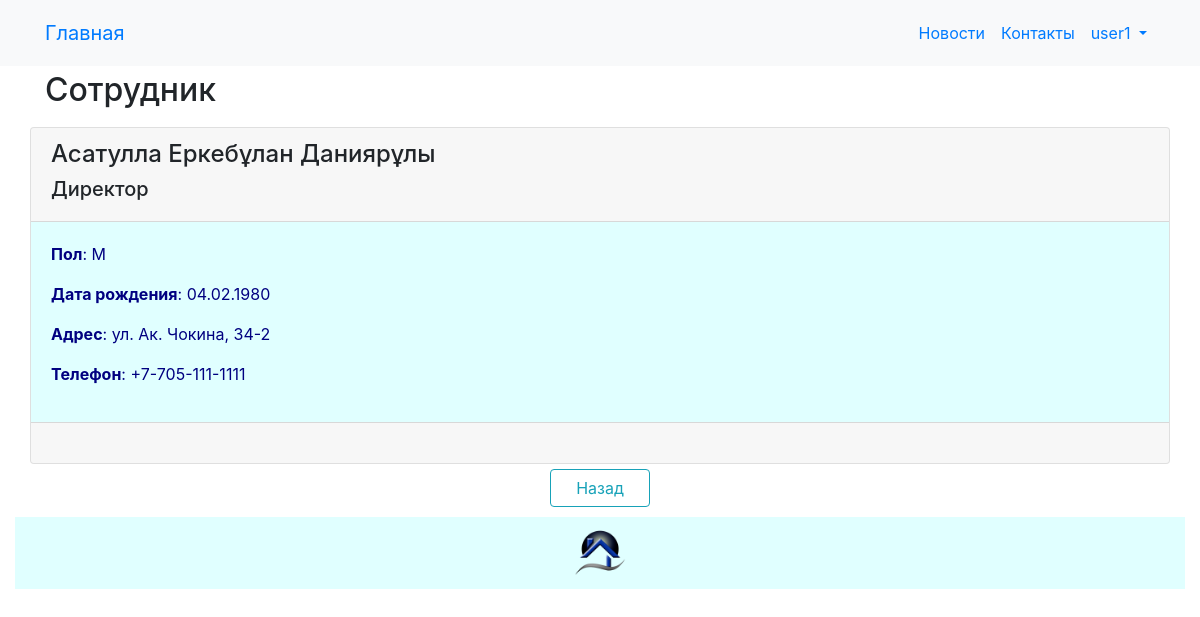
Page /employee/read/1/ (signed in) on the committed database.
### orlov/models.py (models this page shows, shortened)
class Employee(models.Model):
    SEX_CHOICES = (
        ('М','М'),
        ('Ж', 'Ж'),
    )
    surname = models.CharField(_('surname'), max_length=64)
    name = models.CharField(_('name'), max_length=64)
    patronymic = models.CharField(_('patronymic'), max_length=64, blank=True, null=True)
    sex = models.CharField(_('sex'), max_length=1, choices=SEX_CHOICES, default='М')
    birthday = models.DateTimeField(_('birthday'))
    address = models.CharField(_('address'), max_length=128, blank=True, null=True)
    phone = models.CharField(_('phone'), max_length=128, blank=True, null=True)
    position = models.ForeignKey(Position, related_name='employee_position', on_delete=models.CASCADE)
    class Meta:
        db_table = 'employee'
        indexes = [
            models.Index(fields=['surname']),
            models.Index(fields=['name']),
            models.Index(fields=['patronymic']),
            models.Index(fields=['position']),
        ]
        ordering = ['surname', 'name', 'patronymic']
    @property
    def fio(self):
        return '%s %s %s' % (self.surname, self.name, self.patronymic)

class Position(models.Model):
    title = models.CharField(_('position_title'), unique=True, max_length=64)
    class Meta:
        db_table = 'position'
        indexes = [
            models.Index(fields=['title']),
        ]
        ordering = ['title']
    def __str__(self):
        return self.title

### orlov/views.py (the view)
# urls.py: path('employee/read/<int:id>/', views.employee_read, name='employee_read'),
@login_required
def employee_read(request, id):
    try:
        employee = Employee.objects.get(id=id)
        return render(request, "employee/read.html", {"employee": employee})
    except Employee.DoesNotExist:
        return HttpResponseNotFound("<h2>Employee not found</h2>")

### templates/employee/read.html (shortened to what this page needs)
{% extends "base.html" %}
{% load i18n %}
{% block content %}
<h2>{% trans "employee" %}</h2>
<div class="row justify-content-center">
	<div class="card" style="width:100%">
		<div class="card-header">
			<h4>{{ employee.fio }}</h4>
			<h5>{{ employee.position }}</h5>
		</div>
		<div class="card-body">
			<p><strong>{% trans "sex" %}</strong>: {{ employee.sex }}</p>
			<p><strong>{% trans "birthday" %}</strong>: {{ employee.birthday | date:"d.m.Y" }}</p>
			<p><strong>{% trans "address" %}</strong>: {{ employee.address }}</p>
			<p><strong>{% trans "phone" %}</strong>: {{ employee.phone }}</p>
		</div>
		<div class="card-footer">
		</div>
	</div>
	<br>
	<a class="btn btn-outline-info" style="width:100px; margin-top:5px" href="{% url 'employee_index' %}">{% trans "Back" %}</a>
</div>
{% endblock content %}

### templates/base.html (shortened to what this page needs)
<!DOCTYPE html>
{% load static %}
{% load i18n %}
<html>
<head>
	<link rel="stylesheet" href="{% static 'css/styles.css' %}" />
	<link rel="stylesheet" href="https://maxcdn.bootstrapcdn.com/bootstrap/4.0.0/css/bootstrap.min.css">
	<link rel="stylesheet" href="{% static 'css/choosen.css' %}" />
</head>
	<nav class="navbar navbar-expand-sm bg-light">
		<div class="container">
			<a class="navbar-brand" href="{{ HTTP_HOST }}/">{% trans "Home" %}</a>
			<div class="collapse navbar-collapse" id="mainMenu">
				<ul class="navbar-nav ml-auto">
					<li class="nav-item">
						<a class="nav-link" href="{% url 'news_list' %}">{% trans "newss" %}</a>
					</li>
					<li class="nav-item">
						<a class="nav-link" href="{% url 'contact' %}">{% trans "contacts" %}</a>
					</li>
					{% if user.is_authenticated %}
						<li class="nav-item dropdown">
							<a class="nav-link dropdown-toggle" href="#" id="userMenu" data-toggle="dropdown" aria-haspopup="true" aria-expanded="false">
							{{ user.username }}
							</a>
						</li>
					{% else %}
						<form class="form-inline ml-auto">
							<a href="{% url 'login' %}" class="btn btn-outline-secondary">{% trans "Log In" %}</a>
							<a href="{% url 'signup' %}" class="btn btn-primary ml-2">{% trans "Sign up" %}</a>
						</form>
					{% endif %}
						{% get_current_language as LANGUAGE_CODE %}
						{% get_available_languages as LANGUAGES %}
						{% get_language_info_list for LANGUAGES as languages %}
				</ul>
			</div>
		</div>
	</nav>
<body>
	<div class="container">
		{% block content%}{% endblock content %}
	</div>
</body>
<footer class="container-fluid text-center bg-lightgray">
	<div class="copyrights">
		<img src="{% static 'images/logo.png' %}" alt="logo" style="height:72px; width: 72px; padding: 10px;">
	</div>
</footer>
<link rel="stylesheet" href="https://cdn.datatables.net/1.11.2/css/jquery.dataTables.min.css">
</html>

### static/css/styles.css (style rules this page uses)
body { font-family: Geneva, Arial, Helvetica, sans-serif; }
.container { padding: 5px; }
.container-fluid { padding: 5px; }
p, ul,li, label { color: navy; }
h1, h2, h3, h4, h5, h6 { color: navy; }
.copyrights { background-color: lightcyan; }
.card { margin-top: 10px; background-color: lightcyan; }
.card-body { background-color: lightcyan; }
#footer h1, p, ul,li { color: navy; }

### rows in the picture
Employee: fio "Асатулла Еркебұлан Даниярұлы", position "Директор", sex "М", birthday "04.02.1980", address "ул. Ак. Чокина, 34-2", phone "+7-705-111-1111"

### other values in the picture
{{ user.username }} "user1"
